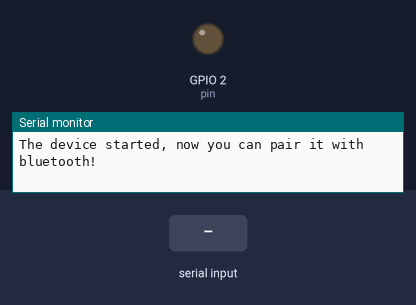
Simulated run of this sketch. Board: ESP32. On the bench: output pins drawn as LEDs (lit = HIGH), the last lines printed to the serial monitor. Inputs (shaded band) come from the test bench. Nothing arrives over Bluetooth unless stated.

Above: at 1.2 s.
1.3 s: "1" received over the second serial link
At 2.5 s:
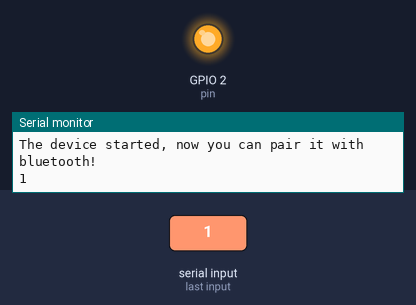
2.8 s: "0" received over the second serial link
At 3.6 s:
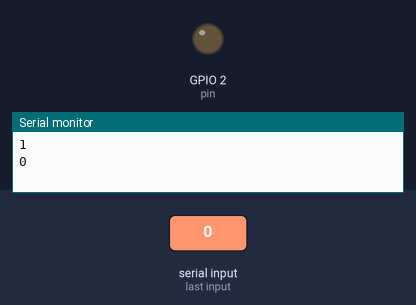
Timing chart, 0 to 5.8 s (numbered marks = the images above; inputs shaded):
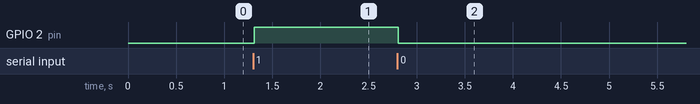

The sketch:

EspBluetooth.ino
```cpp
#include "BluetoothSerial.h"

#if !defined(CONFIG_BT_ENABLED) || !defined(CONFIG_BLUEDROID_ENABLED)
#error Bluetooth is not enabled! Please run `make menuconfig` to and enable it
#endif

#define pin 2

BluetoothSerial SerialBT;

void setup() {
  Serial.begin(115200);
  SerialBT.begin("RedeESP32"); //Bluetooth device name
  Serial.println("The device started, now you can pair it with bluetooth!");

  pinMode(pin, OUTPUT);
}

void loop() {
  if (Serial.available()) {
    SerialBT.println(Serial.read());
  }
  if (SerialBT.available()) {
    char recebido = SerialBT.read();
    Serial.println(recebido);

    if (recebido == '1') {
      digitalWrite(pin, HIGH);
    } else if (recebido == '0') {
      digitalWrite(pin, LOW);
    } else {
      Serial.println("Bad command. Try '1' to HIGH or '0' to LOW");
    }
  }

  delay(20);
}
```

Measured:
- after the input at 1.3 s, GPIO 2 (pin): LOW → HIGH at once
- after the input at 2.8 s, GPIO 2 (pin): HIGH → LOW at once
